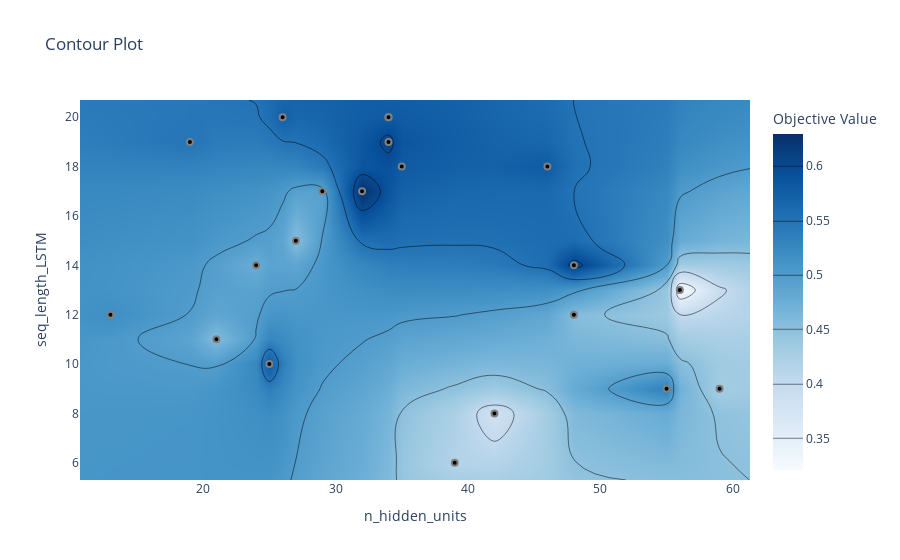

Notebook source saved alongside this figure:
### Code cell
# Plotting the optimization history of the study.

optuna.visualization.plot_optimization_history(study)

#Plotting the accuracies for each hyperparameter for each trial.
    
optuna.visualization.plot_slice(study)

# Plotting the accuracy surface for the hyperparameters involved in the random forest model.

optuna.visualization.plot_contour(study, params=["seq_length_LSTM", "n_hidden_units"])

### Figure 1 — Plotly figure (JSON) as saved in the notebook; plotly's stock layout.template omitted (floating-point values rounded to 4 significant figures; data arrays with more than 128 entries replaced by an {"elided": "..."} marker saying what was removed)
{"data": [{"colorbar": {"title": {"text": "Objective Value"}}, "colorscale": [[0, "rgb(247,251,255)"], [0.125, "rgb(222,235,247)"], [0.25, "rgb(198,219,239)"], [0.375, "rgb(158,202,225)"], [0.5, "rgb(107,174,214)"], [0.625, "rgb(66,146,198)"], [0.75, "rgb(33,113,181)"], [0.875, "rgb(8,81,156)"], [1, "rgb(8,48,107)"]], "connectgaps": true, "contours": {"coloring": "heatmap"}, "hoverinfo": "none", "line": {"smoothing": 1.3}, "reversescale": false, "type": "contour", "x": [10.7, 13, 19, 21, 24, 25, 26, 27, 29, 32, 34, 35, 39, 42, 46, 48, 55, 56, 59, 61.3], "y": [5.3, 6, 8, 9, 10, 11, 12, 13, 14, 15, 17, 18, 19, 20, 20.7], "z": {"elided": "15x20 float values"}}, {"marker": {"color": "black", "line": {"color": "Gray", "width": 2}}, "mode": "markers", "name": "Feasible Trial", "showlegend": false, "type": "scatter", "x": [59, 24, 21, 13, 56, 48, 25, 55, 34, 34, 26, 39, 32, 29, 42, 34, 46, 35, 27, 19, 48], "y": [9, 14, 11, 12, 13, 12, 10, 9, 20, 20, 20, 6, 17, 17, 8, 19, 18, 18, 15, 19, 14]}, {"marker": {"color": "#cccccc", "line": {"color": "Gray", "width": 2}}, "mode": "markers", "name": "Infeasible Trial", "showlegend": false, "type": "scatter", "x": [], "y": []}], "layout": {"title": {"text": "Contour Plot"}, "xaxis": {"range": [10.7, 61.3], "title": {"text": "n_hidden_units"}}, "yaxis": {"range": [5.3, 20.7], "title": {"text": "seq_length_LSTM"}}}}
